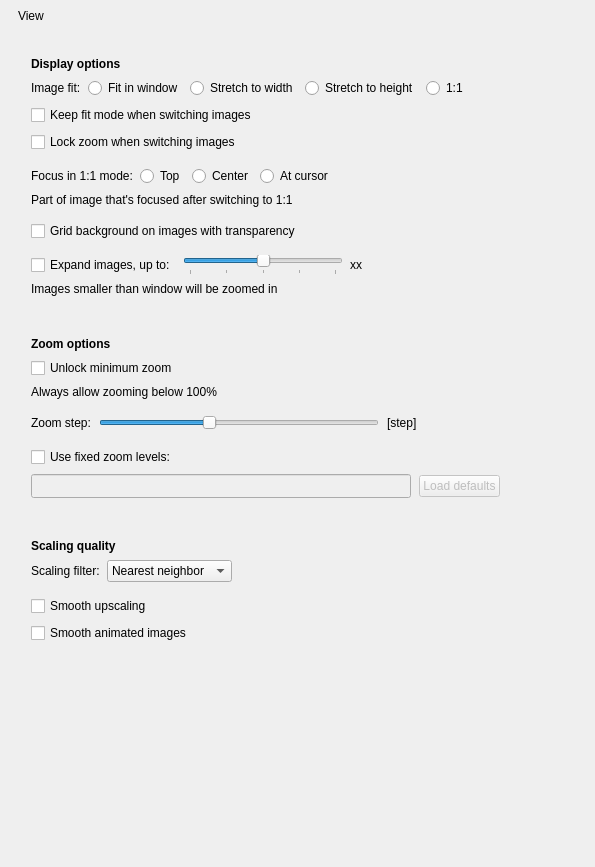
             <widget class="QWidget" name="scrollAreaWidgetContents_3">
              <property name="geometry">
               <rect>
                <x>0</x>
                <y>0</y>
                <width>595</width>
                <height>867</height>
               </rect>
              </property>
              <layout class="QVBoxLayout" name="verticalLayout_27">
               <property name="spacing">
                <number>9</number>
               </property>
               <property name="leftMargin">
                <number>18</number>
               </property>
               <property name="topMargin">
                <number>9</number>
               </property>
               <property name="rightMargin">
                <number>18</number>
               </property>
               <property name="bottomMargin">
                <number>9</number>
               </property>
               <item>
                <widget class="QLabel" name="label_9">
                 <property name="accessibleName">
                  <string notr="true">SHeaderText</string>
                 </property>
                 <property name="text">
                  <string>View</string>
                 </property>
                </widget>
               </item>
               <item>
                <widget class="QWidget" name="widget_4" native="true">
                 <property name="accessibleName">
                  <string notr="true">SHeaderLine</string>
                 </property>
                </widget>
               </item>
               <item>
                <spacer name="verticalSpacer_8">
                 <property name="orientation">
                  <enum>Qt::Vertical</enum>
                 </property>
                 <property name="sizeType">
                  <enum>QSizePolicy::Fixed</enum>
                 </property>
                 <property name="sizeHint" stdset="0">
                  <size>
                   <width>20</width>
                   <height>6</height>
                  </size>
                 </property>
                </spacer>
               </item>
               <item>
                <widget class="QWidget" name="displayGroup" native="true">
                 <property name="accessibleName">
                  <string notr="true">SGroup</string>
                 </property>
                 <layout class="QVBoxLayout" name="verticalLayout_13">
                  <property name="spacing">
                   <number>7</number>
                  </property>
                  <property name="leftMargin">
                   <number>13</number>
                  </property>
                  <property name="topMargin">
                   <number>10</number>
                  </property>
                  <property name="rightMargin">
                   <number>13</number>
                  </property>
                  <property name="bottomMargin">
                   <number>10</number>
                  </property>
                  <item>
                   <widget class="QLabel" name="label_40">
                    <property name="font">
                     <font>
                      <bold>true</bold>
                     </font>
                    </property>
                    <property name="text">
                     <string>Display options</string>
                    </property>
                   </widget>
                  </item>
                  <item>
                   <layout class="QHBoxLayout" name="horizontalLayout_29">
                    <property name="leftMargin">
                     <number>0</number>
                    </property>
                    <property name="topMargin">
                     <number>0</number>
                    </property>
                    <property name="rightMargin">
                     <number>0</number>
                    </property>
                    <item>
                     <widget class="QLabel" name="label_2">
                      <property name="sizePolicy">
                       <sizepolicy hsizetype="Minimum" vsizetype="Minimum">
                        <horstretch>0</horstretch>
                        <verstretch>0</verstretch>
                       </sizepolicy>
                      </property>
                      <property name="text">
                       <string>Image fit:</string>
                      </property>
                     </widget>
                    </item>
                    <item>
                     <widget class="QRadioButton" name="fitModeWindow">
                      <property name="text">
                       <string>Fit in window</string>
                      </property>
                      <property name="checked">
                       <bool>false</bool>
                      </property>
                     </widget>
                    </item>
                    <item>
                     <widget class="QRadioButton" name="fitModeWidth">
                      <property name="text">
                       <string>Stretch to width</string>
                      </property>
                     </widget>
                    </item>
                    <item>
                     <widget class="QRadioButton" name="fitModeWindowStretch">
                      <property name="text">
                       <string>Stretch to height</string>
                      </property>
                     </widget>
                    </item>
                    <item>
                     <widget class="QRadioButton" name="fitMode1to1">
                      <property name="text">
                       <string>1:1</string>
                      </property>
                     </widget>
                    </item>
                    <item>
                     <spacer name="horizontalSpacer_21">
                      <property name="orientation">
                       <enum>Qt::Horizontal</enum>
                      </property>
                      <property name="sizeHint" stdset="0">
                       <size>
                        <width>40</width>
                        <height>20</height>
                       </size>
                      </property>
                     </spacer>
                    </item>
                   </layout>
                  </item>
                  <item>
                   <widget class="QCheckBox" name="keepFitModeCheckBox">
                    <property name="text">
                     <string>Keep fit mode when switching images</string>
                    </property>
                   </widget>
                  </item>
                  <item>
                   <widget class="QCheckBox" name="lockZoomCheckBox">
                    <property name="toolTip">
                     <string>Keeps the zoom level you are at instead of re-fitting the next image. Can also be toggled with L.</string>
                    </property>
                    <property name="text">
                     <string>Lock zoom when switching images</string>
                    </property>
                   </widget>
                  </item>
                  <item>
                   <widget class="QWidget" name="widget_3" native="true">
                    <property name="accessibleName">
                     <string notr="true">SLine</string>
                    </property>
                   </widget>
                  </item>
                  <item>
                   <layout class="QHBoxLayout" name="horizontalLayout_31">
                    <property name="leftMargin">
                     <number>0</number>
                    </property>
                    <property name="topMargin">
                     <number>0</number>
                    </property>
                    <property name="rightMargin">
                     <number>0</number>
                    </property>
                    <item>
                     <widget class="QLabel" name="label_26">
                      <property name="sizePolicy">
                       <sizepolicy hsizetype="Minimum" vsizetype="Preferred">
                        <horstretch>0</horstretch>
                        <verstretch>0</verstretch>
                       </sizepolicy>
                      </property>
                      <property name="text">
                       <string>Focus in 1:1 mode:</string>
                      </property>
                     </widget>
                    </item>
                    <item>
                     <widget class="QRadioButton" name="focus1to1Top">
                      <property name="text">
                       <string>Top</string>
                      </property>
                     </widget>
                    </item>
                    <item>
                     <widget class="QRadioButton" name="focus1to1Center">
                      <property name="text">
                       <string>Center</string>
                      </property>
                     </widget>
                    </item>
                    <item>
                     <widget class="QRadioButton" name="focus1to1Cursor">
                      <property name="text">
                       <string>At cursor</string>
                      </property>
                     </widget>
                    </item>
                    <item>
                     <spacer name="horizontalSpacer_23">
                      <property name="orientation">
                       <enum>Qt::Horizontal</enum>
                      </property>
                      <property name="sizeHint" stdset="0">
                       <size>
                        <width>40</width>
                        <height>20</height>
                       </size>
                      </property>
                     </spacer>
                    </item>
                   </layout>
                  </item>
                  <item>
                   <widget class="QLabel" name="label_10">
                    <property name="accessibleName">
                     <string notr="true">SNoteText</string>
                    </property>
                    <property name="text">
                     <string>Part of image that's focused after switching to 1:1</string>
                    </property>
                   </widget>
                  </item>
                  <item>
                   <widget class="QWidget" name="widget_8" native="true">
                    <property name="accessibleName">
                     <string notr="true">SLine</string>
                    </property>
                   </widget>
                  </item>
                  <item>
                   <widget class="QCheckBox" name="transparencyGridCheckBox">
                    <property name="enabled">
                     <bool>true</bool>
                    </property>
                    <property name="sizePolicy">
                     <sizepolicy hsizetype="Minimum" vsizetype="Minimum">
                      <horstretch>0</horstretch>
                      <verstretch>0</verstretch>
                     </sizepolicy>
                    </property>
                    <property name="text">
                     <string>Grid background on images with transparency</string>
                    </property>
                   </widget>
                  </item>
                  <item>
                   <widget class="QWidget" name="widget_21" native="true">
                    <property name="accessibleName">
                     <string notr="true">SLine</string>
                    </property>
                   </widget>
                  </item>
                  <item>
                   <layout class="QHBoxLayout" name="horizontalLayout_30">
                    <property name="leftMargin">
                     <number>0</number>
                    </property>
                    <property name="topMargin">
                     <number>0</number>
                    </property>
                    <property name="rightMargin">
                     <number>0</number>
                    </property>
                    <item>
                     <widget class="QCheckBox" name="expandImageCheckBox">
                      <property name="sizePolicy">
                       <sizepolicy hsizetype="Minimum" vsizetype="Minimum">
                        <horstretch>0</horstretch>
                        <verstretch>0</verstretch>
                       </sizepolicy>
                      </property>
                      <property name="minimumSize">
                       <size>
                        <width>0</width>
                        <height>0</height>
                       </size>
                      </property>
                      <property name="text">
                       <string>Expand images, up to:</string>
                      </property>
                     </widget>
                    </item>
                    <item>
                     <widget class="QSlider" name="expandLimitSlider">
                      <property name="sizePolicy">
                       <sizepolicy hsizetype="Fixed" vsizetype="Preferred">
                        <horstretch>0</horstretch>
                        <verstretch>0</verstretch>
                       </sizepolicy>
                      </property>
                      <property name="minimumSize">
                       <size>
                        <width>160</width>
                        <height>0</height>
                       </size>
                      </property>
                      <property name="minimum">
                       <number>0</number>
                      </property>
                      <property name="maximum">
                       <number>4</number>
                      </property>
                      <property name="pageStep">
                       <number>1</number>
                      </property>
                      <property name="value">
                       <number>2</number>
                      </property>
                      <property name="orientation">
                       <enum>Qt::Horizontal</enum>
                      </property>
                      <property name="tickPosition">
                       <enum>QSlider::TicksBelow</enum>
                      </property>
                      <property name="tickInterval">
                       <number>1</number>
                      </property>
                     </widget>
                    </item>
                    <item>
                     <widget class="QWidget" name="expandImagesGroupContents" native="true">
                      <layout class="QHBoxLayout" name="horizontalLayout_17">
                       <property name="leftMargin">
                        <number>0</number>
                       </property>
                       <property name="topMargin">
                        <number>0</number>
                       </property>
                       <property name="rightMargin">
                        <number>0</number>
                       </property>
                       <property name="bottomMargin">
                        <number>0</number>
                       </property>
                       <item>
                        <widget class="QLabel" name="expandLimitLabel">
                         <property name="sizePolicy">
                          <sizepolicy hsizetype="Fixed" vsizetype="Preferred">
                           <horstretch>0</horstretch>
                           <verstretch>0</verstretch>
                          </sizepolicy>
                         </property>
                         <property name="minimumSize">
                          <size>
                           <width>35</width>
                           <height>0</height>
                          </size>
                         </property>
                         <property name="maximumSize">
                          <size>
                           <width>35</width>
                           <height>16777215</height>
                          </size>
                         </property>
                         <property name="text">
                          <string>xx</string>
                         </property>
                         <property name="alignment">
                          <set>Qt::AlignLeading|Qt::AlignLeft|Qt::AlignVCenter</set>
                         </property>
                        </widget>
                       </item>
                      </layout>
                     </widget>
                    </item>
                    <item>
                     <spacer name="horizontalSpacer_22">
                      <property name="orientation">
                       <enum>Qt::Horizontal</enum>
                      </property>
                      <property name="sizeHint" stdset="0">
                       <size>
                        <width>40</width>
                        <height>20</height>
                       </size>
                      </property>
                     </spacer>
                    </item>
                   </layout>
                  </item>
                  <item>
                   <widget class="QLabel" name="label_13">
                    <property name="accessibleName">
                     <string notr="true">SNoteText</string>
                    </property>
                    <property name="text">
                     <string>Images smaller than window will be zoomed in</string>
                    </property>
                   </widget>
                  </item>
                 </layout>
                </widget>
               </item>
               <item>
                <spacer name="verticalSpacer_20">
                 <property name="orientation">
                  <enum>Qt::Vertical</enum>
                 </property>
                 <property name="sizeType">
                  <enum>QSizePolicy::Fixed</enum>
                 </property>
                 <property name="sizeHint" stdset="0">
                  <size>
                   <width>20</width>
                   <height>12</height>
                  </size>
                 </property>
                </spacer>
               </item>
               <item>
                <widget class="QWidget" name="zoomGroup" native="true">
                 <property name="accessibleName">
                  <string notr="true">SGroup</string>
                 </property>
                 <layout class="QVBoxLayout" name="verticalLayout_8">
                  <property name="spacing">
                   <number>7</number>
                  </property>
                  <property name="leftMargin">
                   <number>13</number>
                  </property>
                  <property name="topMargin">
                   <number>10</number>
                  </property>
                  <property name="rightMargin">
                   <number>13</number>
                  </property>
                  <property name="bottomMargin">
                   <number>10</number>
                  </property>
                  <item>
                   <widget class="QLabel" name="label_19">
                    <property name="font">
                     <font>
                      <bold>true</bold>
                     </font>
                    </property>
                    <property name="text">
                     <string>Zoom options</string>
                    </property>
                   </widget>
                  </item>
                  <item>
                   <widget class="QCheckBox" name="unlockMinZoomCheckBox">
                    <property name="text">
                     <string>Unlock minimum zoom</string>
                    </property>
                   </widget>
                  </item>
                  <item>
                   <widget class="QLabel" name="label_44">
                    <property name="accessibleName">
                     <string notr="true">SNoteText</string>
                    </property>
                    <property name="text">
                     <string>Always allow zooming below 100%</string>
                    </property>
                   </widget>
                  </item>
                  <item>
                   <widget class="QWidget" name="widget_11" native="true">
                    <property name="accessibleName">
                     <string notr="true">SLine</string>
                    </property>
                   </widget>
                  </item>
                  <item>
                   <layout class="QHBoxLayout" name="horizontalLayout_20" stretch="0,0,0,0">
                    <property name="spacing">
                     <number>8</number>
                    </property>
                    <property name="topMargin">
                     <number>0</number>
                    </property>
                    <property name="rightMargin">
                     <number>0</number>
                    </property>
                    <item>
                     <widget class="QLabel" name="label_12">
                      <property name="text">
                       <string>Zoom step:</string>
                      </property>
                     </widget>
                    </item>
                    <item>
                     <widget class="QSlider" name="zoomStepSlider">
                      <property name="sizePolicy">
                       <sizepolicy hsizetype="Preferred" vsizetype="Fixed">
                        <horstretch>0</horstretch>
                        <verstretch>0</verstretch>
                       </sizepolicy>
                      </property>
                      <property name="minimumSize">
                       <size>
                        <width>280</width>
                        <height>0</height>
                       </size>
                      </property>
                      <property name="maximumSize">
                       <size>
                        <width>300</width>
                        <height>16777215</height>
                       </size>
                      </property>
                      <property name="minimum">
                       <number>1</number>
                      </property>
                      <property name="maximum">
                       <number>50</number>
                      </property>
                      <property name="pageStep">
                       <number>10</number>
                      </property>
                      <property name="value">
                       <number>20</number>
                      </property>
                      <property name="orientation">
                       <enum>Qt::Horizontal</enum>
                      </property>
                      <property name="tickPosition">
                       <enum>QSlider::NoTicks</enum>
                      </property>
                      <property name="tickInterval">
                       <number>5</number>
                      </property>
                     </widget>
                    </item>
                    <item>
                     <widget class="QLabel" name="zoomStepLabel">
                      <property name="sizePolicy">
                       <sizepolicy hsizetype="Preferred" vsizetype="Preferred">
                        <horstretch>0</horstretch>
                        <verstretch>0</verstretch>
                       </sizepolicy>
                      </property>
                      <property name="minimumSize">
                       <size>
                        <width>60</width>
                        <height>0</height>
                       </size>
                      </property>
                      <property name="maximumSize">
                       <size>
                        <width>60</width>
                        <height>16777215</height>
                       </size>
                      </property>
                      <property name="text">
                       <string>[step]</string>
                      </property>
                     </widget>
                    </item>
                    <item>
                     <spacer name="horizontalSpacer_4">
                      <property name="orientation">
                       <enum>Qt::Horizontal</enum>
                      </property>
                      <property name="sizeHint" stdset="0">
                       <size>
                        <width>40</width>
                        <height>20</height>
                       </size>
                      </property>
                     </spacer>
                    </item>
                   </layout>
                  </item>
                  <item>
                   <widget class="QWidget" name="widget_22" native="true">
                    <property name="accessibleName">
                     <string notr="true">SLine</string>
                    </property>
                   </widget>
                  </item>
                  <item>
                   <widget class="QCheckBox" name="useFixedZoomLevelsCheckBox">
                    <property name="text">
                     <string>Use fixed zoom levels:</string>
                    </property>
                   </widget>
                  </item>
                  <item>
                   <widget class="QWidget" name="widget" native="true">
                    <property name="enabled">
                     <bool>false</bool>
                    </property>
                    <layout class="QHBoxLayout" name="horizontalLayout_26">
                     <property name="spacing">
                      <number>8</number>
                     </property>
                     <property name="leftMargin">
                      <number>0</number>
                     </property>
                     <property name="topMargin">
                      <number>0</number>
                     </property>
                     <property name="rightMargin">
                      <number>0</number>
                     </property>
                     <property name="bottomMargin">
                      <number>0</number>
                     </property>
                     <item>
                      <widget class="QLineEdit" name="zoomLevels">
                       <property name="sizePolicy">
                        <sizepolicy hsizetype="Minimum" vsizetype="Fixed">
                         <horstretch>0</horstretch>
                         <verstretch>0</verstretch>
                        </sizepolicy>
                       </property>
                       <property name="minimumSize">
                        <size>
                         <width>380</width>
                         <height>24</height>
                        </size>
                       </property>
                      </widget>
                     </item>
                     <item>
                      <widget class="QPushButton" name="resetZoomLevelsButton">
                       <property name="text">
                        <string>Load defaults</string>
                       </property>
                      </widget>
                     </item>
                     <item>
                      <spacer name="horizontalSpacer_30">
                       <property name="orientation">
                        <enum>Qt::Horizontal</enum>
                       </property>
                       <property name="sizeHint" stdset="0">
                        <size>
                         <width>40</width>
                         <height>20</height>
                        </size>
                       </property>
                      </spacer>
                     </item>
                    </layout>
                   </widget>
                  </item>
                 </layout>
                </widget>
               </item>
               <item>
                <spacer name="verticalSpacer_13">
                 <property name="orientation">
                  <enum>Qt::Vertical</enum>
                 </property>
                 <property name="sizeType">
                  <enum>QSizePolicy::Fixed</enum>
                 </property>
                 <property name="sizeHint" stdset="0">
                  <size>
                   <width>20</width>
                   <height>12</height>
                  </size>
                 </property>
                </spacer>
               </item>
               <item>
                <widget class="QWidget" name="scalingGroup" native="true">
                 <property name="accessibleName">
                  <string notr="true">SGroup</string>
                 </property>
                 <layout class="QVBoxLayout" name="verticalLayout_24">
                  <property name="spacing">
                   <number>7</number>
                  </property>
                  <property name="leftMargin">
                   <number>13</number>
                  </property>
                  <property name="topMargin">
                   <number>10</number>
                  </property>
                  <property name="rightMargin">
                   <number>13</number>
                  </property>
                  <property name="bottomMargin">
                   <number>10</number>
                  </property>
                  <item>
                   <widget class="QLabel" name="title3">
                    <property name="font">
                     <font>
                      <bold>true</bold>
                     </font>
                    </property>
                    <property name="text">
                     <string>Scaling quality</string>
                    </property>
                   </widget>
                  </item>
                  <item>
                   <layout class="QHBoxLayout" name="horizontalLayout_5">
                    <item>
                     <widget class="QLabel" name="scalingQualityLabel">
                      <property name="enabled">
                       <bool>true</bool>
                      </property>
                      <property name="sizePolicy">
                       <sizepolicy hsizetype="Minimum" vsizetype="Minimum">
                        <horstretch>0</horstretch>
                        <verstretch>0</verstretch>
                       </sizepolicy>
                      </property>
                      <property name="minimumSize">
                       <size>
                        <width>0</width>
                        <height>0</height>
                       </size>
                      </property>
                      <property name="toolTip">
                       <string/>
                      </property>
                      <property name="text">
                       <string>Scaling filter:</string>
                      </property>
                     </widget>
                    </item>
                    <item>
                     <widget class="QComboBox" name="scalingQualityComboBox">
                      <property name="enabled">
                       <bool>true</bool>
                      </property>
                      <property name="sizePolicy">
                       <sizepolicy hsizetype="Minimum" vsizetype="Minimum">
                        <horstretch>0</horstretch>
                        <verstretch>0</verstretch>
                       </sizepolicy>
                      </property>
                      <property name="minimumSize">
                       <size>
                        <width>0</width>
                        <height>0</height>
                       </size>
                      </property>
                      <property name="toolTip">
                       <string/>
                      </property>
                      <property name="toolTipDuration">
                       <number>-1</number>
                      </property>
                      <property name="currentIndex">
                       <number>0</number>
                      </property>
                      <item>
                       <property name="text">
                        <string>Nearest neighbor</string>
                       </property>
                      </item>
                      <item>
                       <property name="text">
                        <string>Bilinear</string>
                       </property>
                      </item>
                     </widget>
                    </item>
                    <item>
                     <spacer name="horizontalSpacer_29">
                      <property name="orientation">
                       <enum>Qt::Horizontal</enum>
                      </property>
                      <property name="sizeHint" stdset="0">
                       <size>
                        <width>40</width>
                        <height>20</height>
                       </size>
                      </property>
                     </spacer>
                    </item>
                   </layout>
                  </item>
                  <item>
                   <widget class="QWidget" name="widget_10" native="true">
                    <property name="accessibleName">
                     <string notr="true">SLine</string>
                    </property>
                   </widget>
                  </item>
                  <item>
                   <widget class="QCheckBox" name="smoothUpscalingCheckBox">
                    <property name="sizePolicy">
                     <sizepolicy hsizetype="MinimumExpanding" vsizetype="Minimum">
                      <horstretch>0</horstretch>
                      <verstretch>0</verstretch>
                     </sizepolicy>
                    </property>
                    <property name="minimumSize">
                     <size>
                      <width>0</width>
                      <height>0</height>
                     </size>
                    </property>
                    <property name="toolTip">
                     <string>When unchecked, nearest neighbor algorithm will be used for upscaling.</string>
                    </property>
                    <property name="text">
                     <string>Smooth upscaling</string>
                    </property>
                   </widget>
                  </item>
                  <item>
                   <widget class="QCheckBox" name="smoothAnimatedImagesCheckBox">
                    <property name="sizePolicy">
                     <sizepolicy hsizetype="MinimumExpanding" vsizetype="Minimum">
                      <horstretch>0</horstretch>
                      <verstretch>0</verstretch>
                     </sizepolicy>
                    </property>
                    <property name="minimumSize">
                     <size>
                      <width>0</width>
                      <height>0</height>
                     </size>
                    </property>
                    <property name="text">
                     <string>Smooth animated images</string>
                    </property>
                   </widget>
                  </item>
                 </layout>
                </widget>
               </item>
               <item>
                <spacer name="verticalSpacer_7">
                 <property name="orientation">
                  <enum>Qt::Vertical</enum>
                 </property>
                 <property name="sizeHint" stdset="0">
                  <size>
                   <width>20</width>
                   <height>215</height>
                  </size>
                 </property>
                </spacer>
               </item>
              </layout>
             </widget>
